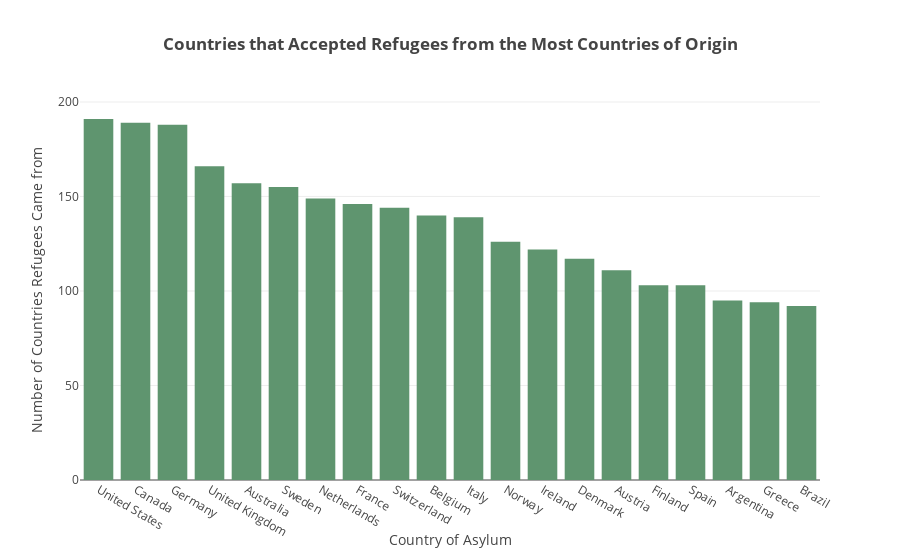

Notebook code cell kept with this figure:
### Code cell
data = [go.Bar(
            x=country_asylum,
            y=num_asylum,
            marker=dict(
            color='rgb(95, 149, 111)'
            )
    )]

layout = go.Layout(
    title='<b>Countries that Accepted Refugees from the Most Countries of Origin</b>',
    xaxis=dict(
        title='Country of Asylum'
    ),
    yaxis=dict(
        title='Number of Countries Refugees Came from'
    ),
    
)

fig = go.Figure(data=data, layout=layout)
iplot(fig, filename='barplot')

### Figure 1 — Plotly figure (JSON) as saved in the notebook; plotly's stock layout.template omitted (floating-point values rounded to 4 significant figures)
{"data": [{"marker": {"color": "rgb(95, 149, 111)"}, "type": "bar", "uid": "ecb2d962-0dea-4c37-aa85-c3a4a5e42266", "x": ["United States", "Canada", "Germany", "United Kingdom", "Australia", "Sweden", "Netherlands", "France", "Switzerland", "Belgium", "Italy", "Norway", "Ireland", "Denmark", "Austria", "Finland", "Spain", "Argentina", "Greece", "Brazil"], "y": [191, 189, 188, 166, 157, 155, 149, 146, 144, 140, 139, 126, 122, 117, 111, 103, 103, 95, 94, 92]}], "layout": {"title": {"text": "<b>Countries that Accepted Refugees from the Most Countries of Origin</b>"}, "xaxis": {"title": {"text": "Country of Asylum"}}, "yaxis": {"title": {"text": "Number of Countries Refugees Came from"}}}}
